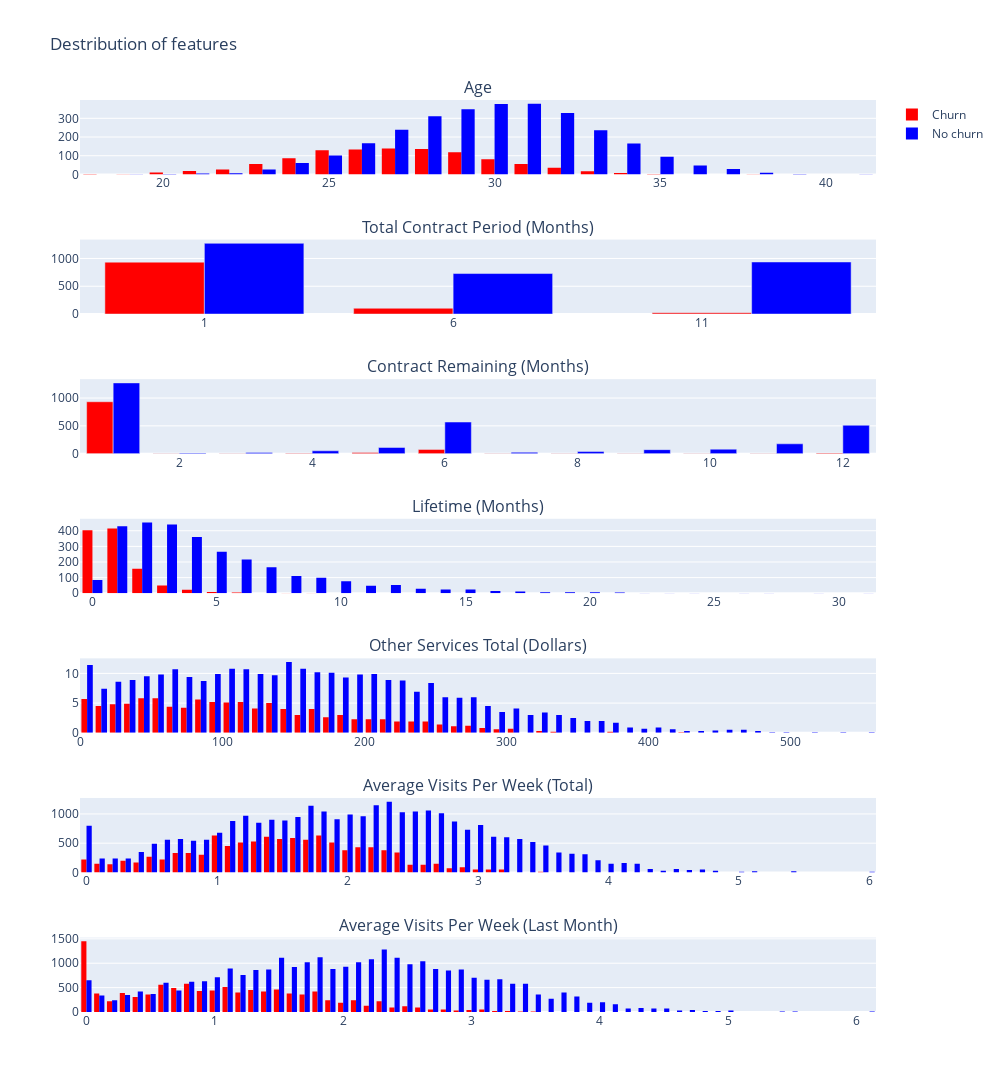

The notebook cell this image was saved under:
### Markdown cell above
To plot the features by those who churned (stopped subscribing) and those who did not churn (continued subscribing), I started by plotting the features with binary values on bar graphs. For each feature, I graphed the number of values for both churn and non churn.

For gender, the graph indicates that a very similar number of males and females churned and did not churn. Meaning there is no correlation between gender and churning.

For near_location (whether the customer lives near a gym location or not), there is a large amount customers who did not churn and who live near a gym location. This makes sense: if you live nearby a gym, it is easier to get to, it is more of an incentive to stay. It is aso interesting to note that for those customers who do not live near a gym location, the churn and non churn count is low which might just mean that few people sign up for a gym membership who do not live near a gym location.

For employer_partner (whether the customer is an employee of a company that the gym partners with or not), there is a large amount of customers who do not churn for both customers who are and are not employees. This could indicate that being an employee of a partner company does not have much of an affect on customers. However, almost double of users who churned were not employees of a partner company which shows that this feature has an impact on customer churn.

For friend_promo (whether the customer joined the gym because of a promotion they got from a friend), where there is a very large number of users who did not churn and did not get a promo code from a friend. But there is also a significant number of users who had a promo code and did not churn - meaning a promo code is an incentive to stay. Also, there is about 5 times the number of customers who churned without a promo code than there is customers who churned with a promo code. All in all, having a promo code from a friend does have an impact on churn.

For phone_exists (whether there is a customer phone number on file), it shows that they have the phone number of almost all of customers who subscribe to the gym and that more than double of customers whose phone nuber is on record did not churn. This is probably because the gym reached out to them in an effort to remind them to renew their subscription or convince them to do so.

For group_sessions (whether the customer participated in group sessions), it shows that there is an equal number of those who did not churn and those who did and did not attend group sessions. It is notable that customers are more likely to churn (by double) if they do not attend group sessions.

### Code cell
# columns with numerical values = FEATURE DISTRIBUTIONS
cols = ['total_contract_period_months', 'age', 'other_services_total_dollars', 'contract_remaining_months', 
        'lifetime_months', 'avg_visits_per_week_total', 'avg_visits_per_week_last_month']

fig = make_subplots(rows=7, cols=1, subplot_titles=('Age',
                                                    'Total Contract Period (Months)',
                                                    'Contract Remaining (Months)',
                                                    'Lifetime (Months)', 
                                                    'Other Services Total (Dollars)',
                                                    'Average Visits Per Week (Total)',
                                                    'Average Visits Per Week (Last Month)'
                                                   ))
# age
fig.add_trace(go.Histogram(
    x = user_churned['age'],
    name = 'Churn',
    histnorm = 'density',
    marker_color='red',
    showlegend=True),row=1, col=1)
fig.add_trace(go.Histogram(
    x = user_not_churned['age'],
    name= 'No churn',
    histnorm = 'density',
    marker_color='blue',
    showlegend=True),row=1, col=1)

# total_contract_period_months
fig.add_trace(go.Bar(
    x=[1,6,12],
    y=[user_churned[user_churned['total_contract_period_months'] == 1]['total_contract_period_months'].count(),
       user_churned[user_churned['total_contract_period_months'] == 6]['total_contract_period_months'].count(),
       user_churned[user_churned['total_contract_period_months'] == 12]['total_contract_period_months'].count()],
    name='Churn',
    marker_color='red', showlegend=False), row=2, col=1)
fig.add_trace(go.Bar(
    x=[1,6,12],
    y=[user_not_churned[user_not_churned['total_contract_period_months'] == 1]['total_contract_period_months'].count(),
       user_not_churned[user_not_churned['total_contract_period_months'] == 6]['total_contract_period_months'].count(),
       user_not_churned[user_not_churned['total_contract_period_months'] == 12]['total_contract_period_months'].count()],
    name='No churn',
    marker_color='blue', showlegend=False), row=2, col=1)

# contract_remaining_months
fig.add_trace(go.Bar(
    x=[1,2,3,4,5,6,7,8,9,10,11,12],
    y=[user_churned[user_churned['contract_remaining_months'] == 1]['contract_remaining_months'].count(),
       user_churned[user_churned['contract_remaining_months'] == 2]['contract_remaining_months'].count(),
       user_churned[user_churned['contract_remaining_months'] == 3]['contract_remaining_months'].count(),
       user_churned[user_churned['contract_remaining_months'] == 4]['contract_remaining_months'].count(),
       user_churned[user_churned['contract_remaining_months'] == 5]['contract_remaining_months'].count(),
       user_churned[user_churned['contract_remaining_months'] == 6]['contract_remaining_months'].count(),
       user_churned[user_churned['contract_remaining_months'] == 7]['contract_remaining_months'].count(),
       user_churned[user_churned['contract_remaining_months'] == 8]['contract_remaining_months'].count(),
       user_churned[user_churned['contract_remaining_months'] == 9]['contract_remaining_months'].count(),
       user_churned[user_churned['contract_remaining_months'] == 10]['contract_remaining_months'].count(),
       user_churned[user_churned['contract_remaining_months'] == 11]['contract_remaining_months'].count(),
       user_churned[user_churned['contract_remaining_months'] == 12]['contract_remaining_months'].count()],
    name='Churn',
    marker_color='red', showlegend=False), row=3, col=1)
fig.add_trace(go.Bar(
    x=[1,2,3,4,5,6,7,8,9,10,11,12],
    y=[user_not_churned[user_not_churned['contract_remaining_months'] == 1]['contract_remaining_months'].count(),
       user_not_churned[user_not_churned['contract_remaining_months'] == 2]['contract_remaining_months'].count(),
       user_not_churned[user_not_churned['contract_remaining_months'] == 3]['contract_remaining_months'].count(),
       user_not_churned[user_not_churned['contract_remaining_months'] == 4]['contract_remaining_months'].count(),
       user_not_churned[user_not_churned['contract_remaining_months'] == 5]['contract_remaining_months'].count(),
       user_not_churned[user_not_churned['contract_remaining_months'] == 6]['contract_remaining_months'].count(),
       user_not_churned[user_not_churned['contract_remaining_months'] == 7]['contract_remaining_months'].count(),
       user_not_churned[user_not_churned['contract_remaining_months'] == 8]['contract_remaining_months'].count(),
       user_not_churned[user_not_churned['contract_remaining_months'] == 9]['contract_remaining_months'].count(),
       user_not_churned[user_not_churned['contract_remaining_months'] == 10]['contract_remaining_months'].count(),
       user_not_churned[user_not_churned['contract_remaining_months'] == 11]['contract_remaining_months'].count(),
       user_not_churned[user_not_churned['contract_remaining_months'] == 12]['contract_remaining_months'].count()],
    name='No churn',
    marker_color='blue', showlegend=False), row=3, col=1)

# lifetime_months
fig.add_trace(go.Histogram(
    x = user_churned['lifetime_months'],
    name = 'Churn',
    histnorm = 'density',
    marker_color='red',
    showlegend=False),row=4, col=1)
fig.add_trace(go.Histogram(
    x = user_not_churned['lifetime_months'],
    name= 'No churn',
    histnorm = 'density',
    marker_color='blue',
    showlegend=False),row=4, col=1)

# other_services_total_dollars
fig.add_trace(go.Histogram(
    x = user_churned['other_services_total_dollars'],
    name = 'Churn',
    histnorm = 'density',
    marker_color='red',
    showlegend=False),row=5, col=1)
fig.add_trace(go.Histogram(
    x = user_not_churned['other_services_total_dollars'],
    name= 'No churn',
    histnorm = 'density',
    marker_color='blue',
    showlegend=False),row=5, col=1)

# avg_visits_per_week_total
fig.add_trace(go.Histogram(
    x = user_churned['avg_visits_per_week_total'],
    name = 'Churn',
    histnorm = 'density',
    marker_color='red',
    showlegend=False),row=6, col=1)
fig.add_trace(go.Histogram(
    x = user_not_churned['avg_visits_per_week_total'],
    name= 'No churn',
    histnorm = 'density',
    marker_color='blue',
    showlegend=False),row=6, col=1)

# avg_visits_per_week_last_month
fig.add_trace(go.Histogram(
    x = user_churned['avg_visits_per_week_last_month'],
    name = 'Churn',
    histnorm = 'density',
    marker_color='red',
    showlegend=False),row=7, col=1)
fig.add_trace(go.Histogram(
    x = user_not_churned['avg_visits_per_week_last_month'],
    name= 'No churn',
    histnorm = 'density',
    marker_color='blue',
    showlegend=False),row=7, col=1)

# plot all of them
fig.update_layout(height=1700, width=1000,
              title_text="Destribution of features")
fig.show()

### Figure 1 — Plotly figure (JSON) as saved in the notebook; plotly's stock layout.template omitted (floating-point values rounded to 4 significant figures; data arrays with more than 128 entries replaced by an {"elided": "..."} marker saying what was removed)
{"data": [{"histnorm": "density", "marker": {"color": "red"}, "name": "Churn", "showlegend": true, "type": "histogram", "x": {"elided": "1061 int values"}, "xaxis": "x", "yaxis": "y"}, {"histnorm": "density", "marker": {"color": "blue"}, "name": "No churn", "showlegend": true, "type": "histogram", "x": {"elided": "2939 int values"}, "xaxis": "x", "yaxis": "y"}, {"marker": {"color": "red"}, "name": "Churn", "showlegend": false, "type": "bar", "x": [1, 6, 12], "xaxis": "x2", "y": [934, 104, 23], "yaxis": "y2"}, {"marker": {"color": "blue"}, "name": "No churn", "showlegend": false, "type": "bar", "x": [1, 6, 12], "xaxis": "x2", "y": [1273, 729, 937], "yaxis": "y2"}, {"marker": {"color": "red"}, "name": "Churn", "showlegend": false, "type": "bar", "x": [1, 2, 3, 4, 5, 6, 7, 8, 9, 10, 11, 12], "xaxis": "x3", "y": [934, 2, 1, 7, 19, 76, 1, 1, 1, 2, 4, 13], "yaxis": "y3"}, {"marker": {"color": "blue"}, "name": "No churn", "showlegend": false, "type": "bar", "x": [1, 2, 3, 4, 5, 6, 7, 8, 9, 10, 11, 12], "xaxis": "x3", "y": [1273, 12, 22, 51, 111, 569, 24, 37, 72, 80, 177, 511], "yaxis": "y3"}, {"histnorm": "density", "marker": {"color": "red"}, "name": "Churn", "showlegend": false, "type": "histogram", "x": {"elided": "1061 int values"}, "xaxis": "x4", "yaxis": "y4"}, {"histnorm": "density", "marker": {"color": "blue"}, "name": "No churn", "showlegend": false, "type": "histogram", "x": {"elided": "2939 int values"}, "xaxis": "x4", "yaxis": "y4"}, {"histnorm": "density", "marker": {"color": "red"}, "name": "Churn", "showlegend": false, "type": "histogram", "x": {"elided": "1061 float values"}, "xaxis": "x5", "yaxis": "y5"}, {"histnorm": "density", "marker": {"color": "blue"}, "name": "No churn", "showlegend": false, "type": "histogram", "x": {"elided": "2939 float values"}, "xaxis": "x5", "yaxis": "y5"}, {"histnorm": "density", "marker": {"color": "red"}, "name": "Churn", "showlegend": false, "type": "histogram", "x": {"elided": "1061 float values"}, "xaxis": "x6", "yaxis": "y6"}, {"histnorm": "density", "marker": {"color": "blue"}, "name": "No churn", "showlegend": false, "type": "histogram", "x": {"elided": "2939 float values"}, "xaxis": "x6", "yaxis": "y6"}, {"histnorm": "density", "marker": {"color": "red"}, "name": "Churn", "showlegend": false, "type": "histogram", "x": {"elided": "1061 float values"}, "xaxis": "x7", "yaxis": "y7"}, {"histnorm": "density", "marker": {"color": "blue"}, "name": "No churn", "showlegend": false, "type": "histogram", "x": {"elided": "2939 float values"}, "xaxis": "x7", "yaxis": "y7"}], "layout": {"annotations": [{"font": {"size": 16}, "showarrow": false, "text": "Age", "x": 0.5, "xanchor": "center", "xref": "paper", "y": 1.0, "yanchor": "bottom", "yref": "paper"}, {"font": {"size": 16}, "showarrow": false, "text": "Total Contract Period (Months)", "x": 0.5, "xanchor": "center", "xref": "paper", "y": 0.8469, "yanchor": "bottom", "yref": "paper"}, {"font": {"size": 16}, "showarrow": false, "text": "Contract Remaining (Months)", "x": 0.5, "xanchor": "center", "xref": "paper", "y": 0.6939, "yanchor": "bottom", "yref": "paper"}, {"font": {"size": 16}, "showarrow": false, "text": "Lifetime (Months)", "x": 0.5, "xanchor": "center", "xref": "paper", "y": 0.5408, "yanchor": "bottom", "yref": "paper"}, {"font": {"size": 16}, "showarrow": false, "text": "Other Services Total (Dollars)", "x": 0.5, "xanchor": "center", "xref": "paper", "y": 0.3878, "yanchor": "bottom", "yref": "paper"}, {"font": {"size": 16}, "showarrow": false, "text": "Average Visits Per Week (Total)", "x": 0.5, "xanchor": "center", "xref": "paper", "y": 0.2347, "yanchor": "bottom", "yref": "paper"}, {"font": {"size": 16}, "showarrow": false, "text": "Average Visits Per Week (Last Month)", "x": 0.5, "xanchor": "center", "xref": "paper", "y": 0.08163, "yanchor": "bottom", "yref": "paper"}], "height": 1700, "title": {"text": "Destribution of features"}, "width": 1000, "xaxis": {"anchor": "y", "domain": [0, 1]}, "xaxis2": {"anchor": "y2", "domain": [0, 1]}, "xaxis3": {"anchor": "y3", "domain": [0, 1]}, "xaxis4": {"anchor": "y4", "domain": [0, 1]}, "xaxis5": {"anchor": "y5", "domain": [0, 1]}, "xaxis6": {"anchor": "y6", "domain": [0, 1]}, "xaxis7": {"anchor": "y7", "domain": [0, 1]}, "yaxis": {"anchor": "x", "domain": [0.9184, 1.0]}, "yaxis2": {"anchor": "x2", "domain": [0.7653, 0.8469]}, "yaxis3": {"anchor": "x3", "domain": [0.6122, 0.6939]}, "yaxis4": {"anchor": "x4", "domain": [0.4592, 0.5408]}, "yaxis5": {"anchor": "x5", "domain": [0.3061, 0.3878]}, "yaxis6": {"anchor": "x6", "domain": [0.1531, 0.2347]}, "yaxis7": {"anchor": "x7", "domain": [0, 0.08163]}}}
